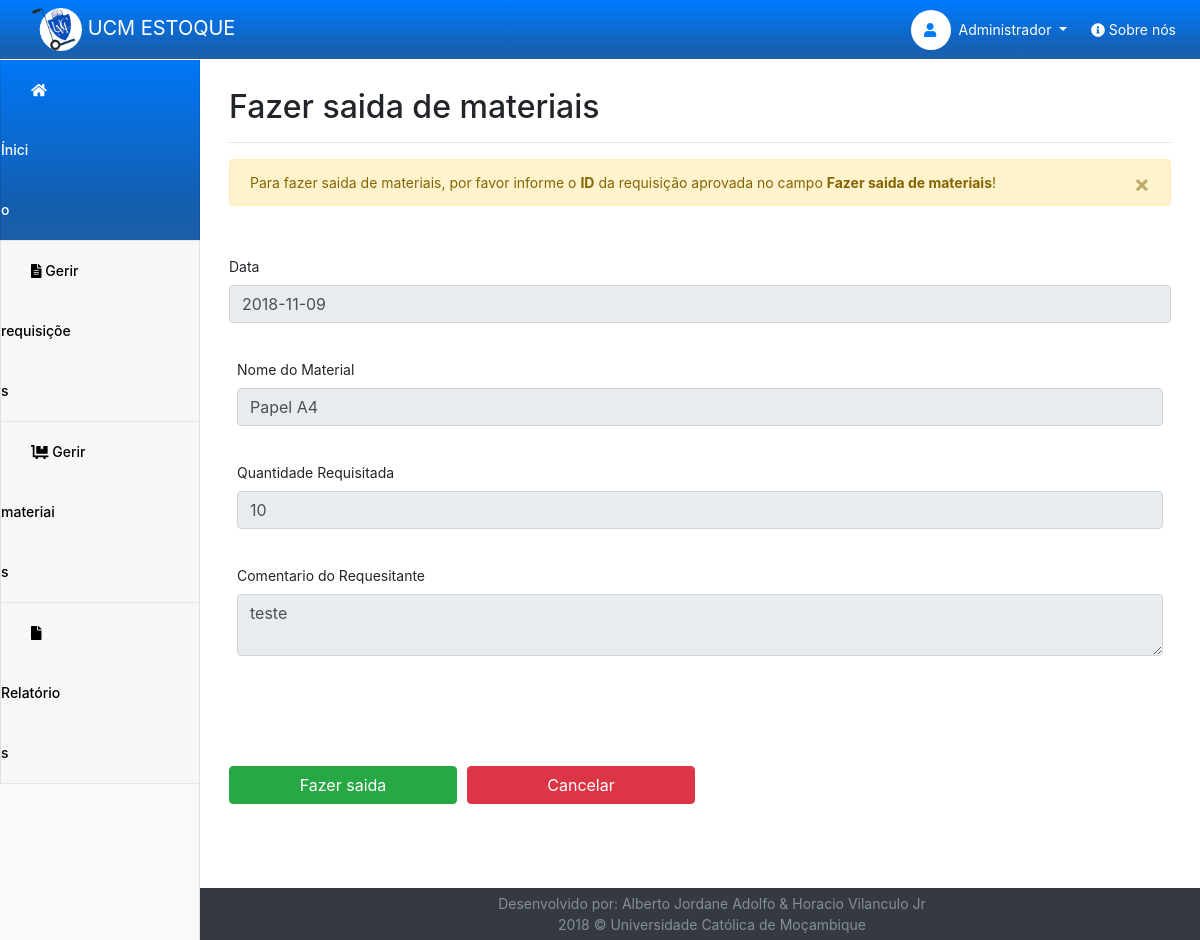
Screenshot of /responsavel-armazem/saidaMateriais.php (signed in) with the database file from the repository.
### tables this page shows
CREATE TABLE IF NOT EXISTS `requisicoes` (
  `idrequisicao` int(11) NOT NULL AUTO_INCREMENT,
  `quantidade` int(11) NOT NULL,
  `data` date DEFAULT NULL,
  `estado` varchar(45) DEFAULT NULL,
  `comentario` text,
  `comentarioGestor` mediumtext,
  `fk_material` int(11) DEFAULT NULL,
  `fk_us` int(11) NOT NULL,
  PRIMARY KEY (`idrequisicao`),
  KEY `fk_material` (`fk_material`),
  KEY `fk_us` (`fk_us`)
);

CREATE TABLE IF NOT EXISTS `material` (
  `idmaterial` int(11) NOT NULL AUTO_INCREMENT,
  `nomeMaterial` varchar(45) NOT NULL,
  `quantidade` int(11) NOT NULL DEFAULT '0',
  `dataEntrada` date NOT NULL,
  `qtdSaida` int(11) DEFAULT '0',
  `qtdEstoque` int(11) DEFAULT '0',
  `novaqtd` int(11) DEFAULT '0',
  `dataSaida` date DEFAULT NULL,
  `categoria_idcategoria` int(11) NOT NULL,
  `fornecedor_idfornecedor` int(11) DEFAULT NULL,
  `estado` varchar(20) NOT NULL,
  PRIMARY KEY (`idmaterial`),
  KEY `categoria_fk` (`categoria_idcategoria`) USING BTREE,
  KEY `fornecedor_fk` (`fornecedor_idfornecedor`) USING BTREE
);

### responsavel-armazem/saidaMateriais.php (the view, shortened to what this page needs)
<?php
include_once 'php/conexao.php';
                    $select_edite = "SELECT requisicoes.idrequisicao, requisicoes.quantidade, requisicoes.data, requisicoes.estado, requisicoes.comentario, requisicoes.comentarioGestor, material.nomeMaterial "
                     . "from requisicoes INNER JOIN material on material.idmaterial=requisicoes.fk_material where  requisicoes.idrequisicao=1";
                    $resultado_edite= $conn->prepare($select_edite);
                    $resultado_edite->execute();
                    $linhas=$resultado_edite->fetch(PDO::FETCH_ASSOC);
?>
<!doctype html>
<html lang="pt-PT">
    <head>
        <link href="../css/responsavel-armazem/mobile-first/mobile-first-responsavel-armazem-fazer-saida-materiais.css" rel="stylesheet">
        <link href="../css/bootstrap.min.css" rel="stylesheet">
        <link rel="stylesheet" href="../css/flexboxgrid.min.css">
        <link href="../css/responsavel-armazem/responsavel-armazem-fazer-saida-materiais.css" rel="stylesheet">
    </head>
    <body>
        <header>
            <nav class="navbar navbar-expand-md fixed-top navbar-dark">
                <a class="navbar-brand pt-0 pb-0" href="inicio.php">
                    <img src="../img/logo.gif" class="d-inline-block img-fluid img-thubnail logo ml-3 w-6" id="logo">
                    UCM ESTOQUE
                </a>
                <div class="collapse navbar-collapse justify-content-end navcollapse" id="navbarNavDropdown">
                    <ul class="navbar-nav">
                        <li class="nav-item"
                            ><div class="d-inline-block bg-white " id="foto-usuario">
                                <a class="nav-link text-primary"><i class="fas fa-user"></i></a>
                            </div>
                        </li>
                        <li class="nav-item dropdown">
                            <a class="nav-link dropdown-toggle text-white mr-2" href="#" id="perfil" data-toggle="dropdown" aria-haspopup="true" aria-expanded="false">
                               <?php if(isset($_SESSION['unome'])){
                                    echo $_SESSION['unome'];
                                }?>
                            </a>
                        </li>
                        <li class="nav-item">
                            <a class="nav-link text-white" href="about.php" id="sobre">
                                <i class="fas fa-info-circle"></i>
                                Sobre nós
                            </a>
                        </li>
                    </ul>
                </div>
            </nav>
        </header>
        <div class="container-fluid pl-0 pr-0">
            <div class="row w-100 mr-0 ml-0">
                <nav class="col-md-2 d-md-block bg-light sidebar collapse bd-links navcollapse" id="siderbar-nav">
                    <div class="sidebar-sticky ">
                        <div id="accordion" role="tablist">
                            <div class="card active">
                                <div class="card-header active" role="tab" id="inicio">
                                    <h5 class="mb-0">
                                        <a  href="inicio.php" class="active">
                                            <i class="fas fa-home"></i>
                                            Ínicio
                                        </a>
                                    </h5>
                                </div>
                            </div>
                            <div class="card">
                                <div class="card-header" role="tab" id="gerir-requisicoes">
                                    <h5 class="mb-0">
                                        <a data-toggle="collapse" href="#collapse-gerir-requisicoes" aria-expanded="true" aria-controls="collapseOne">
                                            <i class="fas fa-file-alt"></i>
                                            Gerir requisições
                                        </a>
                                    </h5>
                                </div>
                            </div>
                            <div class="card">
                                <div class="card-header" role="tab" id="gerir-materiais">
                                    <h5 class="mb-0">
                                        <a data-toggle="collapse" href="#collapse-gerir-materiais" aria-expanded="true" aria-controls="collapseOne">
                                            <i class="fas fa-dolly-flatbed"></i>
                                            Gerir materiais
                                        </a>
                                    </h5>
                                </div>
                            </div>
                            <div class="card">
                                <div class="card-header" role="tab" id="relatorios">
                                    <h5 class="mb-0">
                                        <a data-toggle="collapse" href="#collapse-relatorios" aria-expanded="true" aria-controls="collapseOne">
                                            <i class="fas fa-file"></i>
                                            Relatórios
                                        </a>
                                    </h5>
                                </div>
                            </div>
                        </div>
                    </div>
                </nav>
                <main role="main" class="col-md-10 ml-auto col-xl-10 col-lg-10">
                    <section class="mx-4 pt-4">
                        <div class="d-flex justify-content-between flex-wrap flex-md-nowrap align-items-center pt-3 pb-2 mb-3 border-bottom">
                            <h1 class="h2">Fazer saida de materiais</h1>
                        </div>
                        <div class="alert alert-warning alert-dismissible fade show" role="alert">
                            Para fazer saida de materiais, por favor informe o <strong>ID</strong> da requisição aprovada no campo <strong>Fazer saida de materiais</strong>!
                            <button type="button" class="close" data-dismiss="alert" aria-label="Close">
                                <span aria-hidden="true">&times;</span>
                            </button>
                        </div>
                        <div id="formulario-cadastro">
                            <form role="form" class="cadastro" action="php/" id="form-cadastro" method="post">
                                <div class="form-row">
                                    <div class="col-md">
                                        <div class="form-group">
                                            <label for="data">Data</label>
                                            <input type="text" class="form-control validar" name="data" value="<?php echo $linhas['data']; ?>" id="data"  readonly >
                                        </div>
                                        <div class="col-md">
                                        <div class="form-group">
                                            <label for="nome">Nome do Material</label>
                                            <input type="text" class="form-control" name="nome" value="<?php echo $linhas['nomeMaterial']; ?>" id="nome" readonly="" >
                                        </div>
                                        </div>
                                        <div class="col-md">
                                        <div class="form-group">
                                            <label for="quantidade">Quantidade Requisitada</label>
                                            <input type="text" class="form-control " name="quantidade" value="<?php echo $linhas['quantidade']; ?>" id="qtd" readonly="" >
                                        </div>
                                         </div>
                                        <div class="col-md">
                                        <div class="form-group">
                                            <label for="quantidade">Comentario do Requesitante</label>
                                            <textarea type="text" class="form-control " name="comentario" value="<?php echo $linhas['comentario']; ?>" id="qtd" readonly="" ><?php echo $linhas['comentario']; ?></textarea>
                                        </div>
                                         </div>
                                 </div>
                              </div>
                            </form>
                        <form role="form" class="form-requisicao-aprovada needs-validation" novalidate id="form-requisicao-aprovada" action="" method="post">
                            <div class="form-row">
                                <div class="col-md-6">
                                    <div class="form-group">
                                    </div>
                                </div>
                            </div>
                            <div class="form-row">
                                <div class="col-md-3">
                                    <div class="form-group">
                                        <div class="input-group">
                                            <button type="submit" class="btn btn-success w-100">
                                                Fazer saida
                                            </button>
                                        </div>
                                    </div>
                                </div>
                                <div class="col-md-3">
                                    <div class="form-group">
                                        <div class="input-group">
                                            <button type="reset" class="btn btn-danger w-100">
                                                Cancelar
                                            </button>
                                        </div>
                                    </div>
                                </div>
                            </div>
                        </form>
                    </section>
                    <footer class="footer  bg-dark pr-4 pl-5 center-sm center-lg center-md">
                        <span class="text-muted">
                            Desenvolvido por:
                            Alberto Jordane Adolfo &
                            Horacio Vilanculo Jr<br>
                            2018 © Universidade Católica de Moçambique
                        </span>
                    </footer>
                </main>
            </div>
        </div>
    </body>
</html>

### css/responsavel-armazem/responsavel-armazem-fazer-saida-materiais.css (style rules this page uses)
* { margin: 0; padding: 0; box-sizing: border-box; }
body { font-size: .875rem; }
.sidebar { position: fixed; top: 0; bottom: 0; left: 0; z-index: 100; padding: 48px 0 0; box-shadow: inset -1px 0 0 rgba(0, 0, 0, .1); }
.sidebar-sticky { position: relative; top: 0; height: calc(100vh - 48px); padding-top:12px; overflow-x: hidden; overflow-y: auto; }
[role="main"] { padding-top: 48px; padding-left: 5px; padding-right: 5px; min-height: 100vh; }
section { padding-bottom: 100px; }
div.form-group { padding-bottom: 20px; }
#formulario-cadastro { margin-top: 50px; }
.footer { position: absolute; bottom: 0; padding-top: 5px; padding-bottom: 5px; right: 0px; width: 100%; }
#logo { width: 50px; padding-top: 8px; padding-bottom: 8px; }
.navbar { background-image: linear-gradient(#007bff, #1461b5 80%, #1d61ab); padding-top: 0; padding-bottom: 0; }
nav .navbar-collapse .navbar-nav li a { padding-top: 19px; padding-bottom: 19px; }
.border-bottom { border-bottom: 1px solid #e5e5e5; }
#foto-usuario { width: 40px; height: 40px; margin-top: 10px; border-radius: 100%; }
#foto-usuario a.nav-link { line-height: 40px; padding: 0; text-align: center; }
.card { border-top: none !important; border-bottom: 1px solid #e5e5e5; border-radius: 0px; font-weight: 500; color: #333; padding: 0px; padding-left: 0px; border-bottom: 1px solid #e5e5e5; }
.card-header { border-radius: 0px !important; border: none; padding: 0px; }
.card-header a { font-size: .875rem; color: #000000; padding: 20px 100% 21px 30px; line-height: 60px; }
.card.active { background-image: linear-gradient(#007bff, #1461b5 80%, #1d61ab); color: #FFFFFF; }
a.active { color: #FFFFFF; }

### rows the page displays
requisicoes: data "2018-11-09", nome "Papel A4", quantidade "10", comentario "teste"

### other values shown
$_SESSION['unome'] "Administrador"
